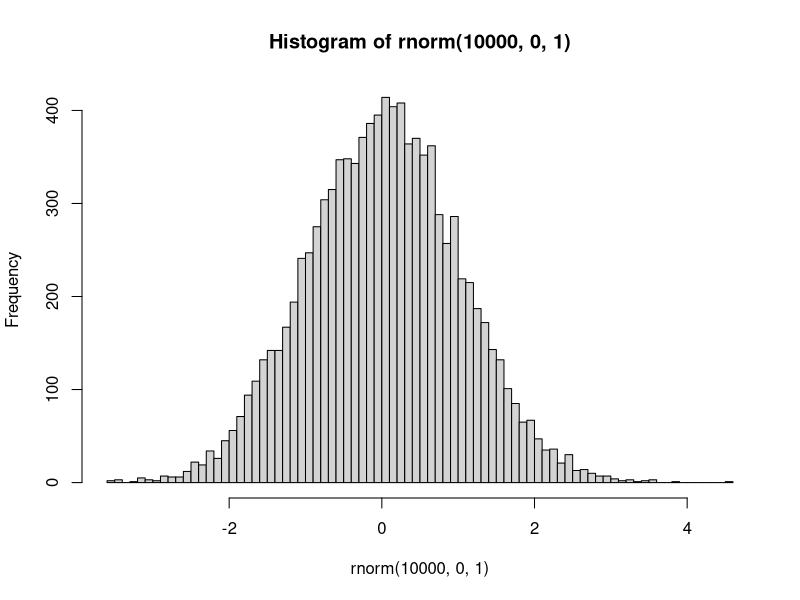
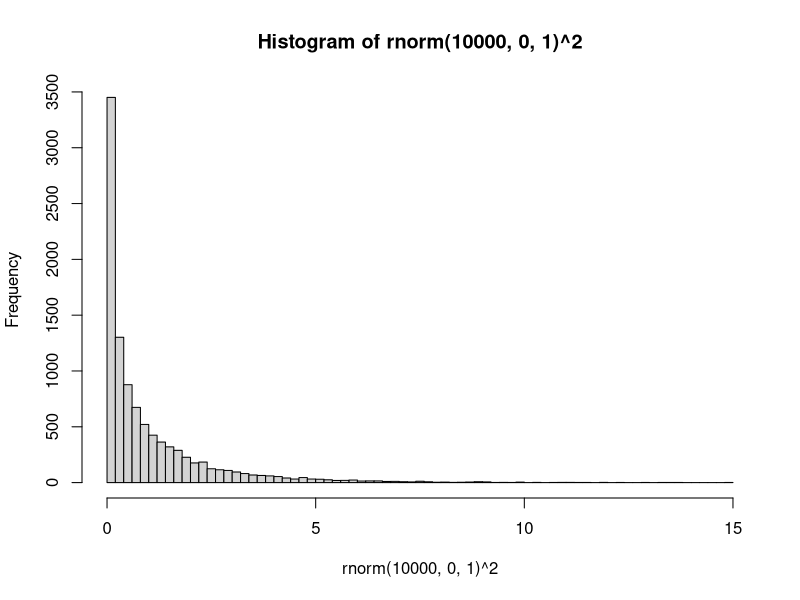
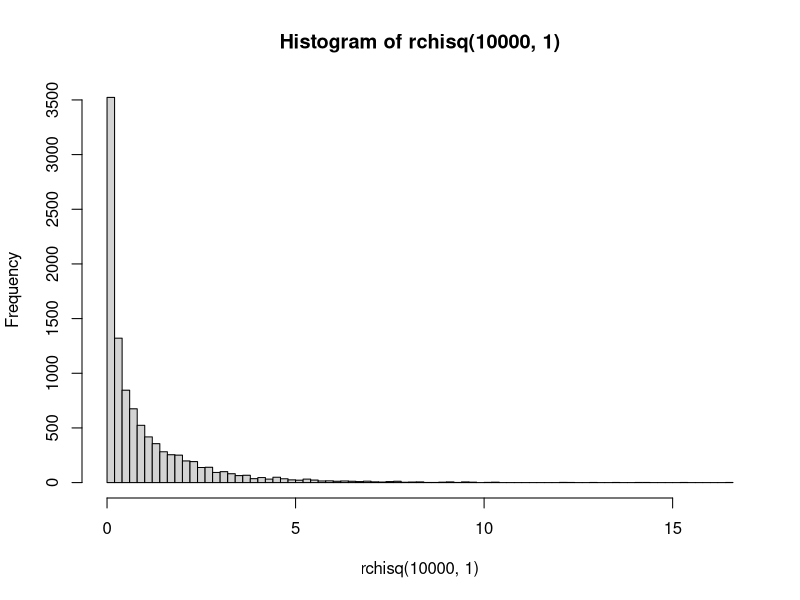
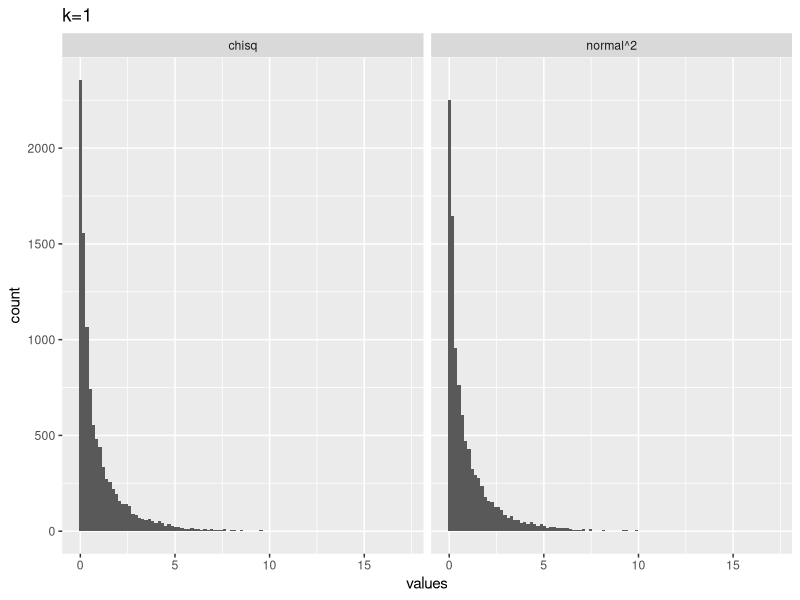
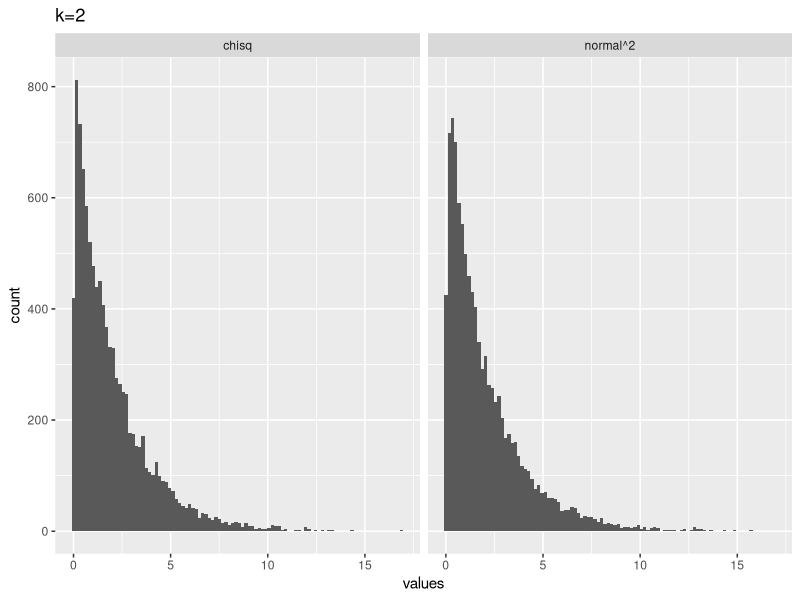
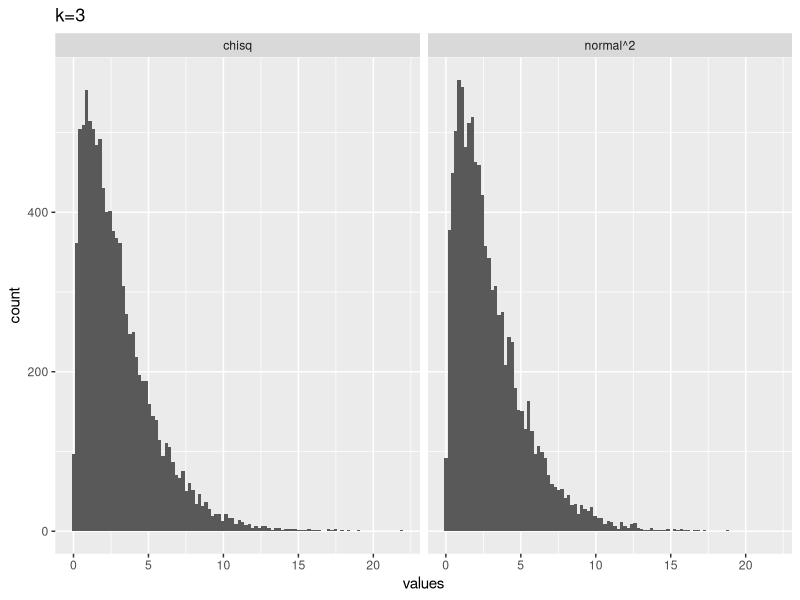
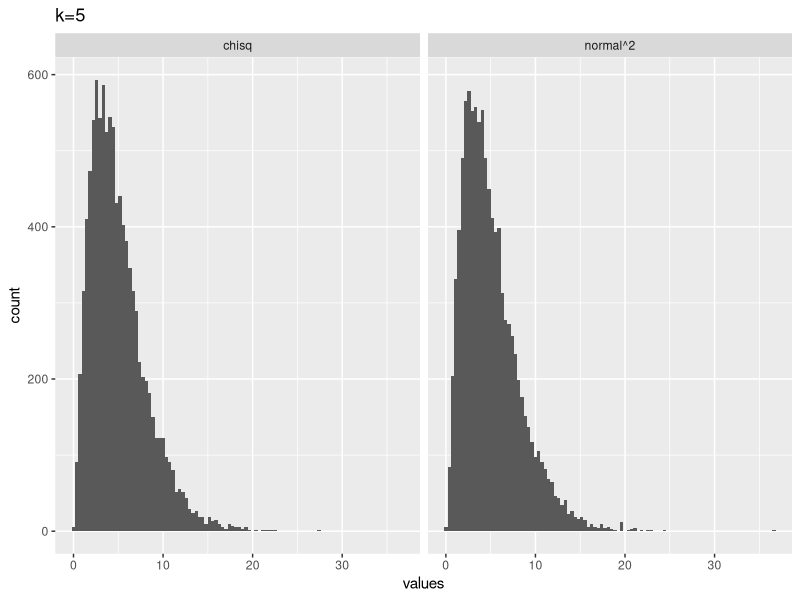
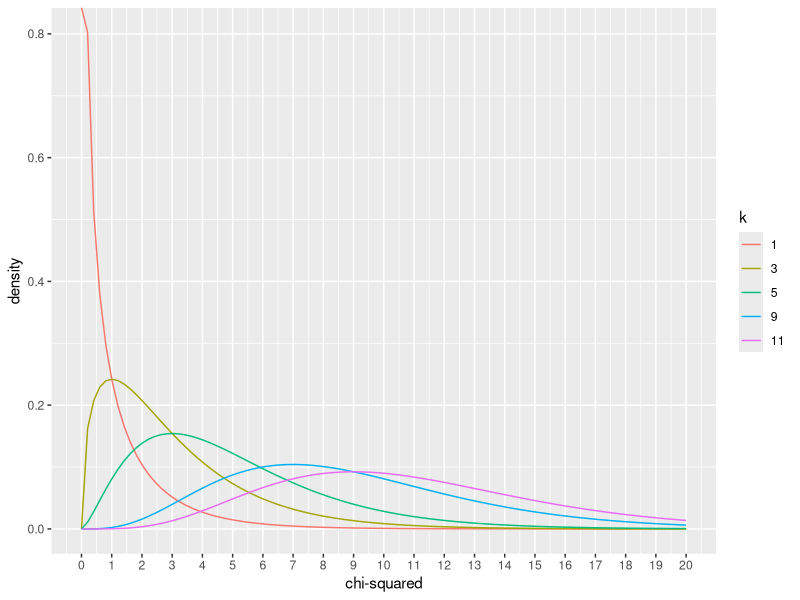

R code for these plots, in order:
## ---- chunk 1
?chisq.test
## ---- chunk 2
my_vals <- c(20,30)
(xsq <- chisq.test(my_vals))

xsq$statistic
xsq$observed
xsq$expected
xsq$residuals


sum(((xsq$observed - xsq$expected)^2) / xsq$expected)

## ---- chunk 3
my_vals <- c(20,30)
chisq.test(my_vals, p = c(.25,.75))
## ---- chunk 4
my_vals <- c(20,30,10,10,30,30)
chisq.test(my_vals)
## ---- chunk 5
M <- as.table(rbind(c(762, 327, 468), c(484, 239, 477)))
dimnames(M) <- list(gender = c("F", "M"),
                    party = c("Democrat","Independent", "Republican"))
(Xsq <- chisq.test(M))  # Prints test summary
Xsq$observed   # observed counts (same as M)
Xsq$expected   # expected counts under the null
Xsq$residuals  # Pearson residuals
Xsq$stdres     # standardized residuals
Xsq$p.value
Xsq$statistic
## ---- chunk 6
coin_toss <- data.frame(outcome = c("H","T"),
                        O = c(23,27),
                        E = c(25,25))
knitr::kable(coin_toss)
## ---- chunk 7
library(dplyr)

coin_toss <- coin_toss %>%
  mutate(d = O - E) %>%
  mutate(d_sq = d^2) %>%
  mutate(div = d_sq/E )

knitr::kable(coin_toss)

# compute chi-square
sum(coin_toss$div)

# compute chi-square 
O <- c(23,27)
E <- c(25,25)
sum(((O-E)^2)/E)

# compute chi-square
chisq.test(x=c(23,27))

## ---- chunk 8
chisq.test(x=c(47,3))
## ---- chunk 9
# normal histogram
hist(rnorm(10000,0,1), breaks = 100)

# chi-squared with k = 1
hist(rnorm(10000,0,1)^2, breaks = 100)
## ---- chunk 10
hist(rchisq(10000,1), breaks=100)
## ---- chunk 11
# k = 1
from_normal <- replicate(10000, rnorm(1,0,1)^2)
from_chisq  <- rchisq(10000,1)
plot_df <- data.frame(values = c(from_normal,
                                 from_chisq),
                      source = c("normal^2","chisq"))

library(ggplot2)
ggplot(plot_df, aes(x=values))+
  geom_histogram(bins=100)+
  ggtitle("k=1")+
  facet_wrap(~source)
## ---- chunk 12
# k = 2
from_normal <- replicate(10000, sum(rnorm(2,0,1)^2))
from_chisq  <- rchisq(10000,2)
plot_df <- data.frame(values = c(from_normal,
                                 from_chisq),
                      source = c("normal^2","chisq"))

library(ggplot2)
ggplot(plot_df, aes(x=values))+
  geom_histogram(bins=100)+
  ggtitle("k=2")+
  facet_wrap(~source)
## ---- chunk 13
# k = 3
from_normal <- replicate(10000, sum(rnorm(3,0,1)^2))
from_chisq  <- rchisq(10000,3)
plot_df <- data.frame(values = c(from_normal,
                                 from_chisq),
                      source = c("normal^2","chisq"))

library(ggplot2)
ggplot(plot_df, aes(x=values))+
  geom_histogram(bins=100)+
  ggtitle("k=3")+
  facet_wrap(~source)
## ---- chunk 14
# k = 5
from_normal <- replicate(10000, sum(rnorm(5,0,1)^2))
from_chisq  <- rchisq(10000,5)
plot_df <- data.frame(values = c(from_normal,
                                 from_chisq),
                      source = c("normal^2","chisq"))

library(ggplot2)
ggplot(plot_df, aes(x=values))+
  geom_histogram(bins=100)+
  ggtitle("k=5")+
  facet_wrap(~source)
## ---- chunk 15

plot_df <- data.frame(values = c(dchisq(x=seq(0,20,length.out = 100), df=1),
                                 dchisq(x=seq(0,20,length.out = 100), df=3),
                                 dchisq(x=seq(0,20,length.out = 100), df=5),
                                 dchisq(x=seq(0,20,length.out = 100), df=9),
                                 dchisq(x=seq(0,20,length.out = 100), df=11)
                                 ),
                      x = rep(seq(0,20,length.out = 100),5),
                      k = as.factor(rep(c(1,3,5,9,11), each = 100))
                      )

ggplot(plot_df, aes(x = x, y=values, color=k, group=k))+
  geom_line()+
  ylab("density")+
  xlab("chi-squared")+
  scale_x_continuous(breaks=0:20)

## ---- chunk 16
a<- replicate(10000,sum(rnorm(5,0,1)^2))
hist(a)

## ---- chunk 17
mean(rnorm(10000,0,1))
## ---- chunk 18
mean(rnorm(10000,0,1)^2)
## ---- chunk 19
mean(rchisq(10000,10))
## ---- chunk 20
# flip a coin 10 times
hist(rbinom(10000,10,.5), breaks=seq(0,10,1))

# flip a coin 100 times
hist(rbinom(10000,100,.5), breaks=seq(20,80,1))
## ---- chunk 21
pbinom(2,10,.5, lower.tail = TRUE)*2
## ---- chunk 22
chisq.test(c(2,8))
## ---- chunk 23
pbinom(40,100,.5, lower.tail = TRUE)*2
chisq.test(c(40,60))
## ---- chunk 24
pbinom(450,1000,.5, lower.tail = TRUE)*2
chisq.test(c(450,550))
## ---- chunk 25
pbinom(4900,10000,.5, lower.tail = TRUE)*2
chisq.test(c(4900,5100))
## ---- chunk 26
pchisq(18.24, 19, lower.tail = FALSE)
## ---- chunk 27
replicate(5,sample(c(1,0),2))
## ---- chunk 28
chisq.test(replicate(5,sample(c(1,0),2)))
## ---- chunk 29
chisq.test(replicate(5,sample(c(1,0),2)))
## ---- chunk 30
chisq.test(replicate(19,sample(c(1,0),2)))
